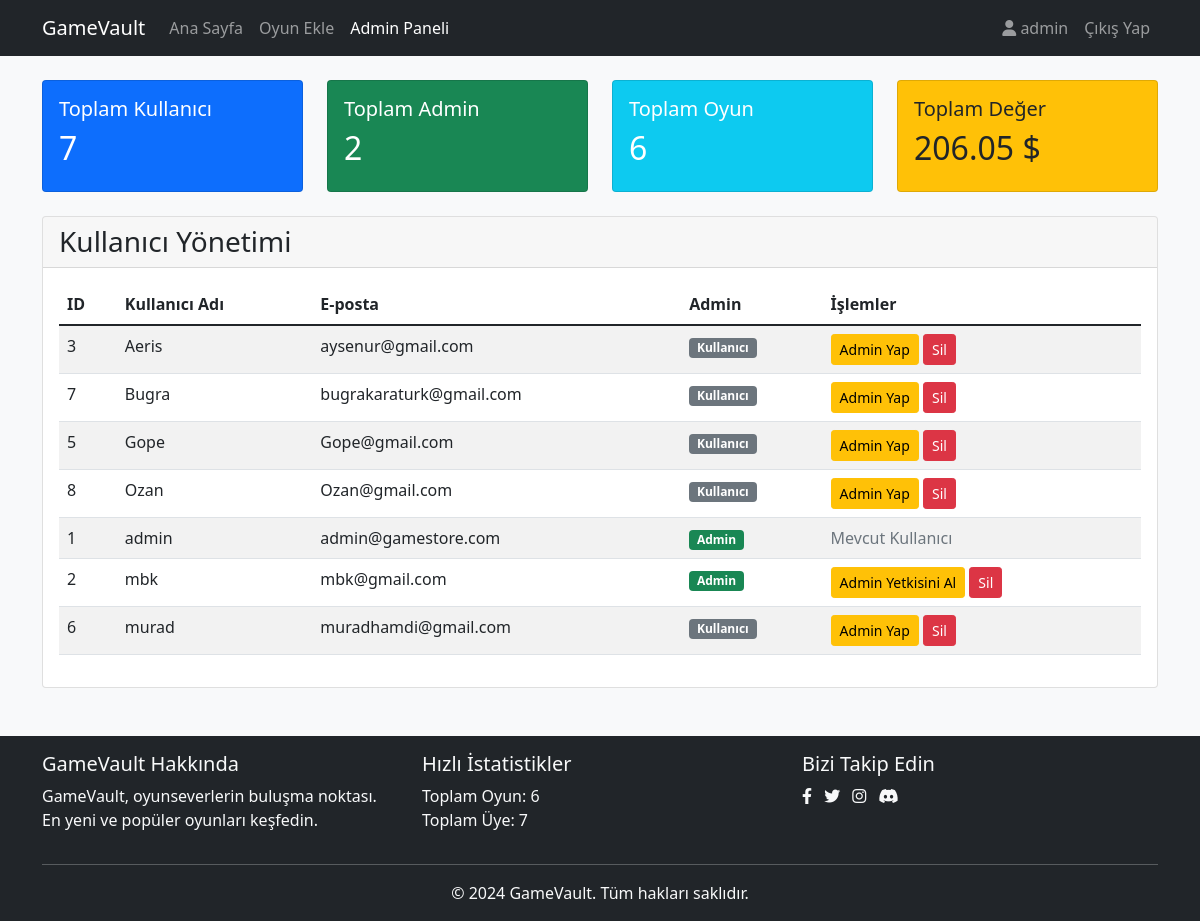
Page /admin_panel.php (signed in) on the earlier database version.
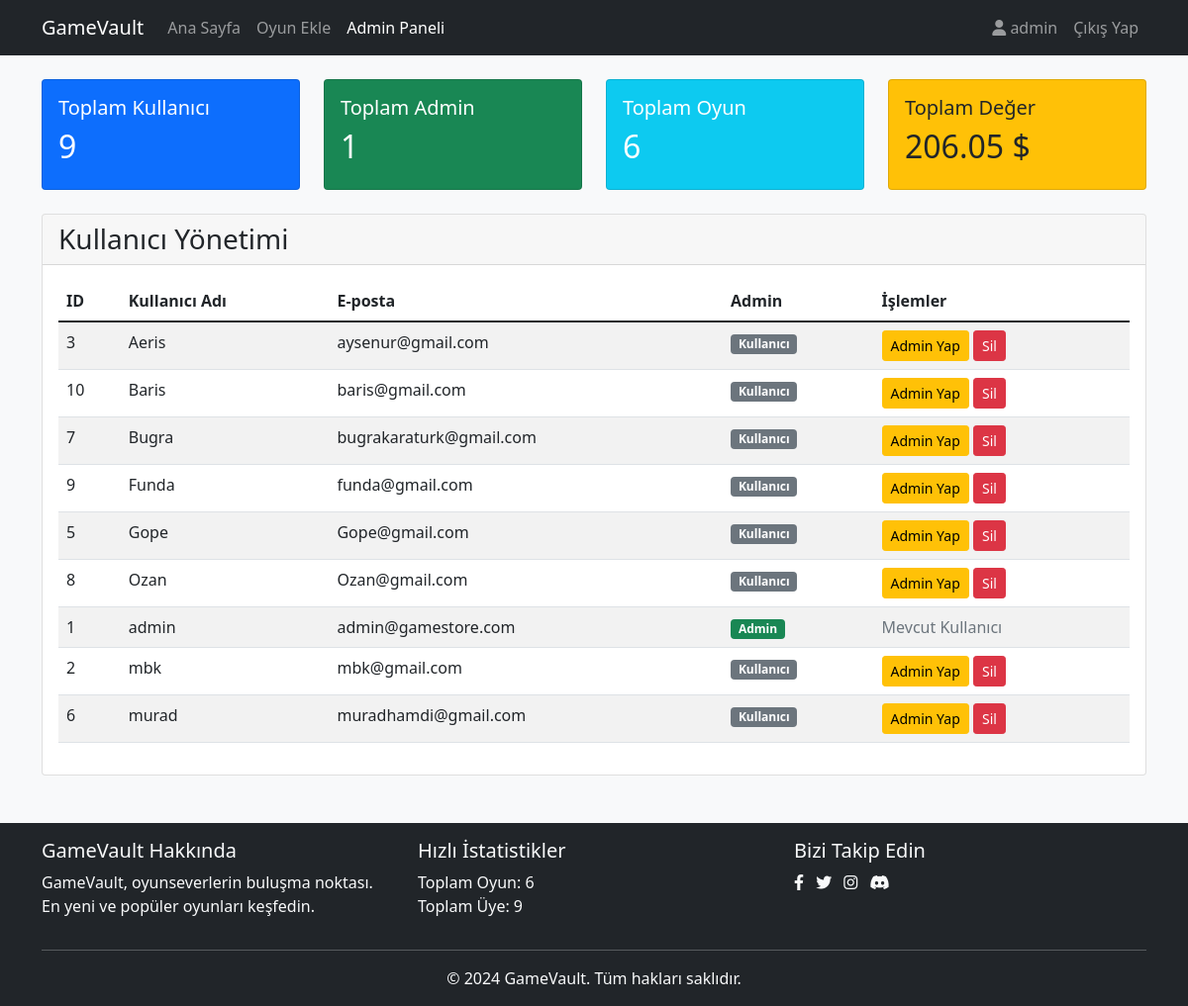
Same page on the later database version.
### tables this page shows
CREATE TABLE "users" (
                id INTEGER PRIMARY KEY AUTOINCREMENT,
                username TEXT NOT NULL UNIQUE,
                email TEXT NOT NULL UNIQUE,
                password TEXT NOT NULL,
                is_admin INTEGER DEFAULT 0,
                profile_image TEXT DEFAULT 'default.jpg',
                bio TEXT,
                join_date DATETIME DEFAULT CURRENT_TIMESTAMP,
                last_seen DATETIME,
                favorite_game TEXT,
                steam_profile TEXT,
                total_comments INTEGER DEFAULT 0,
                total_likes INTEGER DEFAULT 0
            );

### admin_panel.php (the view, shortened to what the changed rows need)
<?php
$db = Database::getInstance()->getConnection();
$users = [];
try {
    $stmt = $db->query("SELECT * FROM users ORDER BY username");
    $users = $stmt->fetchAll(PDO::FETCH_ASSOC);
} catch(PDOException $e) {
    $error = 'Kullanıcılar yüklenirken bir hata oluştu.';
}
$stats = [
    'total_users' => 0,
    'total_games' => 0,
    'total_admins' => 0,
    'total_value' => 0
];
try {
    $stmt = $db->query("SELECT COUNT(*) FROM users");
    $stats['total_users'] = $stmt->fetchColumn();
    $stmt = $db->query("SELECT COUNT(*) FROM users WHERE is_admin = 1");
    $stats['total_admins'] = $stmt->fetchColumn();
    $stmt = $db->query("SELECT COUNT(*), SUM(price) FROM games");
    $result = $stmt->fetch(PDO::FETCH_NUM);
    $stats['total_games'] = $result[0];
    $stats['total_value'] = $result[1] ?? 0;
} catch(PDOException $e) {
    $error = 'İstatistikler yüklenirken bir hata oluştu.';
}
?>
<!DOCTYPE html>
<html lang="tr">
<head>
    <link href="https://cdn.jsdelivr.net/npm/bootstrap@5.1.3/dist/css/bootstrap.min.css" rel="stylesheet">
    <link href="https://cdnjs.cloudflare.com/ajax/libs/font-awesome/6.0.0/css/all.min.css" rel="stylesheet">
</head>
<body class="bg-light">
    <div class="container mt-4">
        <div class="row mb-4">
            <div class="col-md-3">
                <div class="card bg-primary text-white">
                    <div class="card-body">
                        <h5 class="card-title">Toplam Kullanıcı</h5>
                        <h2><?php echo $stats['total_users']; ?></h2>
                    </div>
                </div>
            </div>
            <div class="col-md-3">
                <div class="card bg-success text-white">
                    <div class="card-body">
                        <h5 class="card-title">Toplam Admin</h5>
                        <h2><?php echo $stats['total_admins']; ?></h2>
                    </div>
                </div>
            </div>
            <div class="col-md-3">
                <div class="card bg-info text-white">
                    <div class="card-body">
                        <h2><?php echo $stats['total_games']; ?></h2>
                    </div>
                </div>
            </div>
            <div class="col-md-3">
                <div class="card bg-warning text-dark">
                    <div class="card-body">
                        <h2><?php echo number_format($stats['total_value'], 2); ?> $</h2>
                    </div>
                </div>
            </div>
        </div>
        <div class="card">
            <div class="card-body">
                <div class="table-responsive">
                    <table class="table table-striped">
                        <thead>
                            <tr>
                                <th>ID</th>
                                <th>Kullanıcı Adı</th>
                                <th>E-posta</th>
                                <th>Admin</th>
                                <th>İşlemler</th>
                            </tr>
                        </thead>
                        <tbody>
                            <?php foreach ($users as $user): ?>
                            <tr>
                                <td><?php echo $user['id']; ?></td>
                                <td><?php echo htmlspecialchars($user['username']); ?></td>
                                <td><?php echo htmlspecialchars($user['email']); ?></td>
                                <td>
                                    <?php if ($user['is_admin']): ?>
                                        <span class="badge bg-success">Admin</span>
                                    <?php else: ?>
                                        <span class="badge bg-secondary">Kullanıcı</span>
                                    <?php endif; ?>
                                </td>
                                <td>
                                    <?php if ($user['id'] != $_SESSION['user_id']): ?>
                                    <form method="POST" action="" class="d-inline">
                                        <button type="submit" name="toggle_admin" class="btn btn-warning btn-sm">
                                            <?php echo $user['is_admin'] ? 'Admin Yetkisini Al' : 'Admin Yap'; ?>
                                        </button>
                                        <button type="submit" name="delete_user" class="btn btn-danger btn-sm"
                                                onclick="return confirm('Bu kullanıcıyı silmek istediğinizden emin misiniz?')">
                                            Sil
                                        </button>
                                    </form>
                                    <?php else: ?>
                                        <span class="text-muted">Mevcut Kullanıcı</span>
                                    <?php endif; ?>
                                </td>
                            </tr>
                            <?php endforeach; ?>
                        </tbody>
                    </table>
                </div>
            </div>
        </div>
    </div>
    <?php include 'includes/footer.php'; ?>
</body>
</html>

### includes/footer.php (shortened to what the changed rows need)
<?php
$db = Database::getInstance()->getConnection();
try {
    $total_games = $db->query("SELECT COUNT(*) FROM games")->fetchColumn();
    $total_users = $db->query("SELECT COUNT(*) FROM users")->fetchColumn();
} catch(PDOException $e) {
    $total_games = 0;
    $total_users = 0;
}
?>
<footer class="footer mt-5 py-3 bg-dark text-light">
    <div class="container">
        <div class="row">
            <div class="col-md-4">
                <ul class="list-unstyled">
                    <li>Toplam Oyun: <?php echo number_format($total_games); ?></li>
                    <li>Toplam Üye: <?php echo number_format($total_users); ?></li>
                </ul>
            </div>
        </div>
    </div>
</footer>
</body>
</html>

Differences in the rows shown:
added users: id "10", username "Baris", email "baris@gmail.com", is_admin "Kullanıcı"
added users: id "9", username "Funda", email "funda@gmail.com", is_admin "Kullanıcı"
changed users "mbk": is_admin "Admin Admin Yetkisini Al" → "Kullanıcı Admin Yap"
Other differences:
$stats['total_users']: "7" → "9"
$stats['total_admins']: "2" → "1"
$total_users: "7" → "9"
